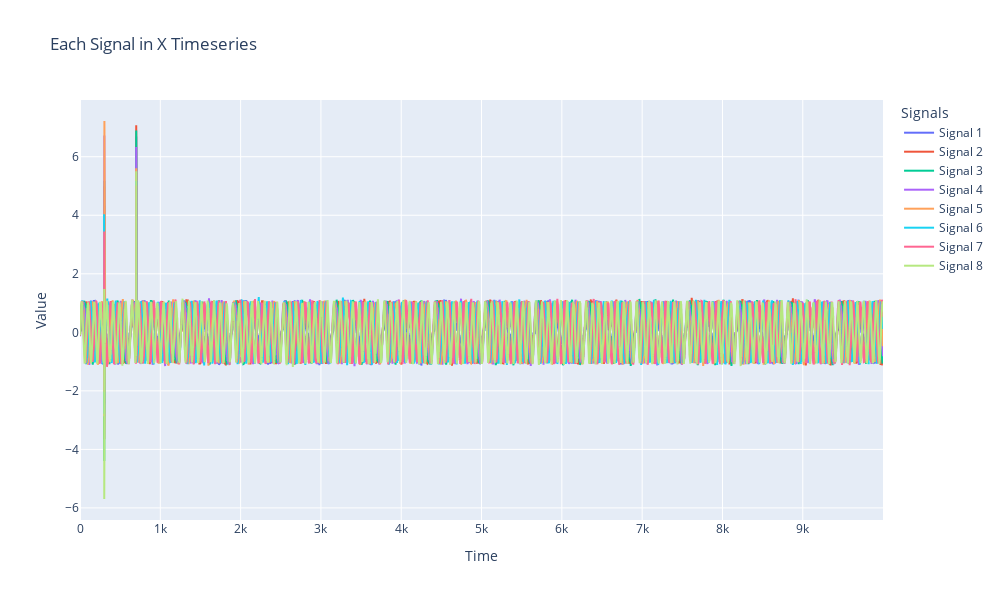

Notebook source saved alongside this figure:
### Code cell
import plotly.graph_objs as go

fig = go.Figure()
for i in range(D):
    fig.add_trace(go.Scatter(y=X[:, i], mode='lines', name=f'Signal {i+1}'))

fig.update_layout(
    title='Each Signal in X Timeseries',
    xaxis_title='Time',
    yaxis_title='Value',
    legend_title='Signals',
    height=600,
    width=1000
)
fig.show()

### Figure 1 — Plotly figure (JSON) as saved in the notebook; plotly's stock layout.template omitted (floating-point values rounded to 4 significant figures; data arrays with more than 128 entries replaced by an {"elided": "..."} marker saying what was removed)
{"data": [{"mode": "lines", "name": "Signal 1", "type": "scatter", "y": {"elided": "10000 float values"}}, {"mode": "lines", "name": "Signal 2", "type": "scatter", "y": {"elided": "10000 float values"}}, {"mode": "lines", "name": "Signal 3", "type": "scatter", "y": {"elided": "10000 float values"}}, {"mode": "lines", "name": "Signal 4", "type": "scatter", "y": {"elided": "10000 float values"}}, {"mode": "lines", "name": "Signal 5", "type": "scatter", "y": {"elided": "10000 float values"}}, {"mode": "lines", "name": "Signal 6", "type": "scatter", "y": {"elided": "10000 float values"}}, {"mode": "lines", "name": "Signal 7", "type": "scatter", "y": {"elided": "10000 float values"}}, {"mode": "lines", "name": "Signal 8", "type": "scatter", "y": {"elided": "10000 float values"}}], "layout": {"height": 600, "legend": {"title": {"text": "Signals"}}, "title": {"text": "Each Signal in X Timeseries"}, "width": 1000, "xaxis": {"title": {"text": "Time"}}, "yaxis": {"title": {"text": "Value"}}}}
